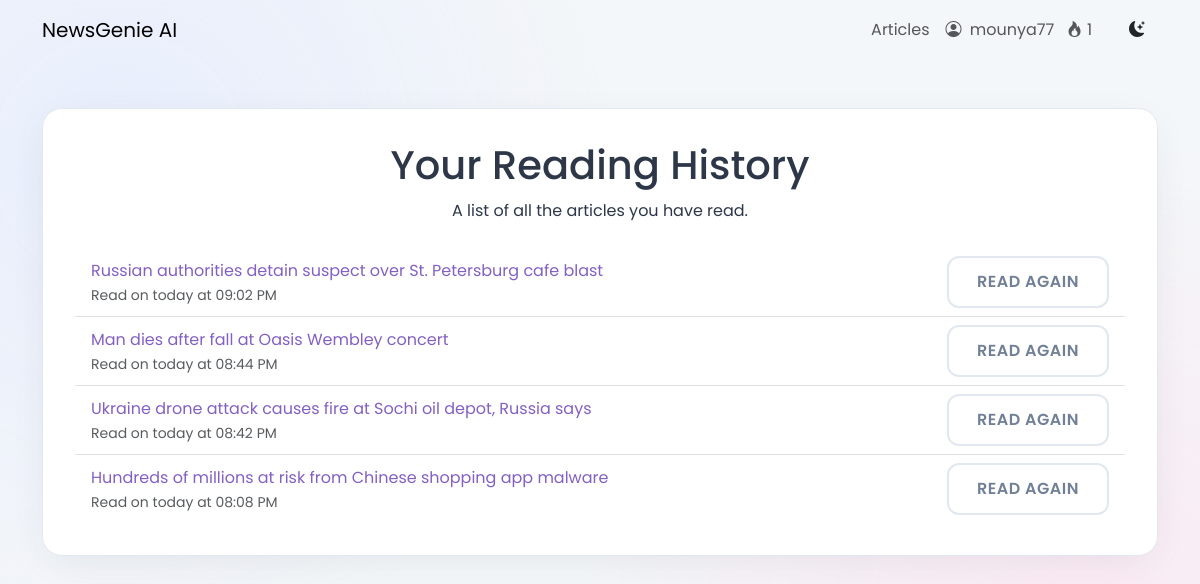
/history/ (signed in), run on the app's committed database.
### users/models.py (models this page shows, shortened)
class Profile(models.Model):
    user = models.OneToOneField(User, on_delete=models.CASCADE)
    streak_count = models.IntegerField(default=0)
    last_login_date = models.DateField(null=True, blank=True)

### news/models.py (models this page shows, shortened)
class ReadingHistory(models.Model):
    user = models.ForeignKey(User, on_delete=models.CASCADE)
    article = models.ForeignKey(Article, on_delete=models.CASCADE)
    read_at = models.DateTimeField(default=timezone.now)

class Article(models.Model):
    title = models.CharField(max_length=255)
    author = models.CharField(max_length=100, default="Unknown")
    content = models.TextField()
    url = models.URLField(unique=True)
    source = models.CharField(max_length=100)
    published_at = models.DateTimeField()
    summary = models.TextField(blank=True, null=True)
    category = models.ManyToManyField(Category, related_name='articles')
    approved = models.BooleanField(default=False)
    audio_file = models.FileField(upload_to='news_audio/', blank=True, null=True)
    reading_time = models.PositiveIntegerField(
        default=0,
        help_text="Estimated reading time in minutes"
    )
    def approved_status(self):
        return self.approved
    approved_status.boolean = True
    approved_status.short_description = "Approved"

### news/views.py (the view)
# urls.py: path('history/', views.reading_history, name="history"),
@login_required
def reading_history(request):
    history = ReadingHistory.objects.filter(user=request.user).order_by('-read_at')
    if request.user.is_authenticated:
        article_ids = [h.article.id for h in history]
        liked_articles_ids = ArticleLike.objects.filter(user=request.user, article__id__in=article_ids).values_list('article__id', flat=True)
        bookmarked_articles_ids = Bookmark.objects.filter(user=request.user, article__id__in=article_ids).values_list('article__id', flat=True)
        for h in history:
            h.article.is_liked_by_user = h.article.id in liked_articles_ids
            h.article.is_bookmarked_by_user = h.article.id in bookmarked_articles_ids
    return render(request, "news/reading_history.html", {"history": history})

### news/templates/news/reading_history.html (shortened to what this page needs)
{% extends 'news/base.html' %}
{% load static %}
{% load humanize %}
{% block content %}
<div class="reading-history-container app-card text-center mt-5">
    <div class="page-header-section">
        <h1 class="page-title-heading">Your Reading History</h1>
        <p class="page-subtitle-text">A list of all the articles you have read.</p>
    </div>
    {% if history %}
    <div class="mt-4">
        <ul class="list-group list-group-flush reading-history-list">
            {% for entry in history %}
            <li class="list-group-item d-flex justify-content-between align-items-center reading-history-item">
                <div class="text-start flex-grow-1">
                    <a href="{% url 'news:detail' entry.article.pk %}" class="reading-history-link">{{ entry.article.title }}</a>
                    <p class="small text-muted mb-0">Read on {{ entry.read_at|naturalday }} at {{ entry.read_at|time:"h:i A" }}</p>
                </div>
                <div class="ms-3">
                    <a href="{% url 'news:detail' entry.article.pk %}" class="btn app-btn outline-btn read-again-btn">Read Again</a>
                </div>
            </li>
            {% endfor %}
        </ul>
    </div>
    {% else %}
    <div class="text-center py-5">
        <p class="lead">You haven't read any articles yet.</p>
        <a href="{% url 'news:article_list' %}" class="btn app-btn primary-btn mt-3">Explore Articles</a>
    </div>
    {% endif %}
</div>
{% endblock %}

### templates/news/base.html (shortened to what this page needs)
{% load static %}
<!DOCTYPE html>
<html lang="en">
<head>
    <link href="https://cdn.jsdelivr.net/npm/bootstrap@5.3.0/dist/css/bootstrap.min.css" rel="stylesheet">
    <link rel="stylesheet" href="https://cdn.jsdelivr.net/npm/bootstrap-icons@1.10.5/font/bootstrap-icons.css">
    <link rel="stylesheet" href="{% static 'css/newsgenie.css' %}">
</head>
<body class="{{ request.COOKIES.theme|default:'light' }}-mode">
    <header class="app-navbar navbar navbar-expand-lg sticky-top">
        <div class="container">
            <a class="navbar-brand navbar-brand-custom" href="{% url 'news:homepage' %}">NewsGenie AI</a>
            <div class="collapse navbar-collapse" id="navbarNav">
                <ul class="navbar-nav ms-auto align-items-center">
                    <li class="nav-item">
                        <a class="nav-link nav-link-custom" href="{% url 'news:article_list' %}">Articles</a>
                    </li>
                    {% if user.is_authenticated %}
                        <li class="nav-item dropdown">
                            <a class="nav-link nav-link-custom dropdown-toggle" href="#" id="navbarDropdown" role="button" data-bs-toggle="dropdown" aria-expanded="false">
                                <i class="bi bi-person-circle me-1"></i>
                                {{ user.username }}
                                <span class="streak-indicator ms-2">
                                    <i class="bi bi-fire"></i> {{ user.profile.streak_count }}
                                </span>
                            </a>
                        </li>
                    {% endif %}
                    <li class="nav-item ms-3">
                        <button id="theme-toggle" class="btn theme-toggle-btn">
                            <i class="bi bi-moon-stars-fill"></i>
                        </button>
                    </li>
                </ul>
            </div>
        </div>
    </header>
    <main class="container my-5 app-content-wrapper">
        {% block content %}{% endblock %}
    </main>
</body>
</html>

### news/static/css/newsgenie.css (style rules this page uses)
:root { --font-heading: 'Montserrat', sans-serif; --font-body: 'Poppins', sans-serif; --light-bg-primary: #f4f7f9; --light-bg-secondary: #ffffff; --light-bg-tertiary: #eef2f5; --light-text-primary: #2d3748; --light-text-secondary: #718096; --light-heading-color: #1a202c; --light-border-color: #e2e8f0; --light-shadow-color: rgba(45, 55, 72, 0.1); --dark-bg-primary: #12121a; --dark-bg-secondary: #1a1a26; --dark-bg-tertiary: #242430; --dark-text-primary: #a9b3c1; --dark-text-secondary: #8a93a2; --dark-heading-color: #e8ecf3; --dark-border-color: #333344; --dark-shadow-color: rgba(0, 0, 0, 0.25); --accent-purple-start: #8360c3; --accent-purple-end: #2ebf91; --accent-blue-start: #4a90e2; --accent-blue-end: #6dd5ed; --accent-pink-start: #d4418e; --accent-pink-end: #0652c5; --accent-red: #e53e3e; --accent-green: #38a169; --accent-yellow: #d69e2e; --gradient-primary: linear-gradient(135deg, var(--accent-purple-start) 0%, var(--accent-purple-end) 100%); --gradient-secondary: linear-gradient(135deg, var(--accent-blue-start) 0%, var(--accent-blue-end) 100%); --gradient-danger: linear-gradient(135deg, var(--accent-pink-start) 0%, var(--accent-pink-end) 100%); --gradient-text: linear-gradient(135deg, #6a11cb 0%, #2575fc 100%); --border-radius-sm: 8px; --border-radius-md: 12px; --border-radius-lg: 20px; --spacing-xs: 4px; --spacing-sm: 8px; --spacing-md: 16px; --spacing-lg: 24px; --spacing-xl: 32px; --spacing-xxl: 48px; --transition-fast: 0.15s ease-in-out; --transition-normal: 0.3s cubic-bezier(0.25, 0.8, 0.25, 1); --transition-slow: 0.5s ease-in-out; --animation-ease: cubic-bezier(0.25, 0.8, 0.25, 1); --animation-duration: 0.3s; }
*, *::before, *::after { box-sizing: border-box; margin: 0; padding: 0; }
html { scroll-behavior: smooth; }
body { font-family: var(--font-body); font-size: 16px; line-height: 1.7; background-color: var(--light-bg-primary); color: var(--light-text-primary); transition: background-color var(--transition-slow), color var(--transition-slow); position: relative; min-height: 100vh; overflow-x: hidden; }
body::before { content: ''; position: fixed; top: 0; left: 0; width: 100%; height: 100%; z-index: -1; pointer-events: none; background: radial-gradient(circle at 10% 20%, #e0e7ff, transparent 40%), radial-gradient(circle at 90% 80%, #ffe0f0, transparent 40%); opacity: 0.6; transition: opacity var(--transition-slow); }
a { color: var(--accent-purple-start); text-decoration: none; transition: color var(--transition-fast); position: relative; overflow: hidden; }
a::after { content: ''; position: absolute; width: 100%; height: 2px; background: var(--accent-purple-end); left: 0; bottom: -5px; transform: scaleX(0); transition: transform var(--animation-duration) var(--animation-ease); }
.app-btn { padding: 12px 28px; font-size: 1rem; font-weight: 600; border-radius: var(--border-radius-md); border: none; cursor: pointer; transition: all var(--transition-normal); text-align: center; display: inline-flex; align-items: center; justify-content: center; text-transform: uppercase; letter-spacing: 0.5px; position: relative; overflow: hidden; z-index: 1; }
.app-btn::after { content: ''; position: absolute; top: 50%; left: 50%; width: 300%; height: 300%; background: rgba(255, 255, 255, 0.2); border-radius: 50%; transform: translate(-50%, -50%) scale(0); transition: transform var(--animation-duration) var(--animation-ease); z-index: -1; }
.app-btn.outline-btn { background: transparent; border: 2px solid var(--light-border-color); color: var(--light-text-secondary); }
.app-card { background-color: var(--light-bg-secondary); border-radius: var(--border-radius-lg); box-shadow: 0 10px 40px -10px var(--light-shadow-color); border: 1px solid var(--light-border-color); transition: transform var(--animation-duration) var(--animation-ease), box-shadow var(--animation-duration), all var(--transition-normal); padding: var(--spacing-xl); }

### data on the page
ReadingHistory: article "Russian authorities detain suspect over St. Petersburg cafe blast", read_at "today", read_at "09:02 PM"
ReadingHistory: article "Man dies after fall at Oasis Wembley concert", read_at "today", read_at "08:44 PM"
ReadingHistory: article "Ukraine drone attack causes fire at Sochi oil depot, Russia says", read_at "today", read_at "08:42 PM"
ReadingHistory: article "Hundreds of millions at risk from Chinese shopping app malware", read_at "today", read_at "08:08 PM"

### other printed values
{{ user.username }} "mounya77"
{{ user.profile.streak_count }} "1"
